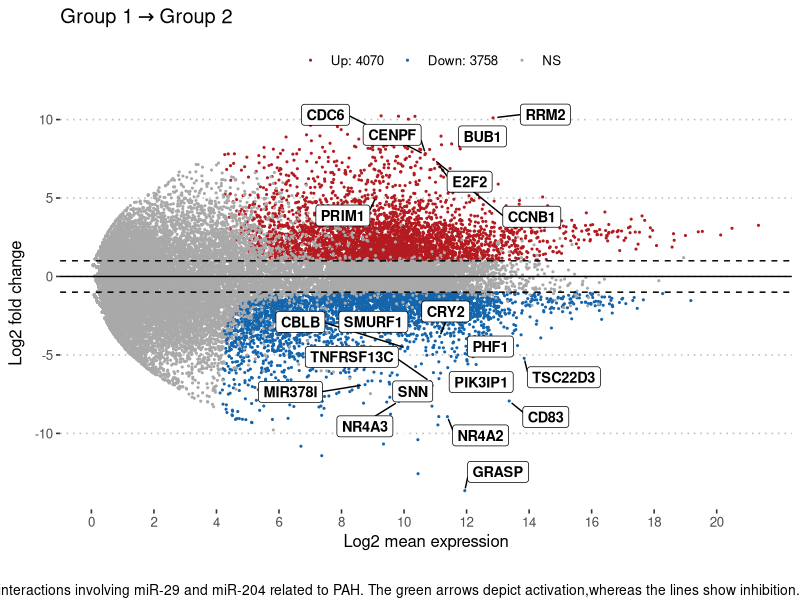
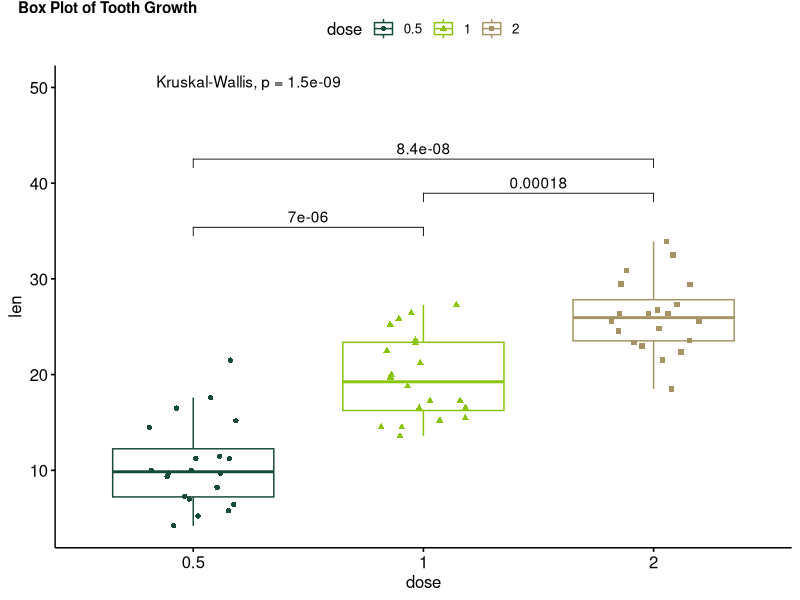

Recreate these plots in R, in order.
## ---- chunk 1
library(ggpubr)
library(tidyverse)
## ---- chunk 2
data(diff_express)

# MA PLOT
maplot <- ggmaplot(diff_express, main = expression("Group 1" %->% "Group 2"),
         fdr = 0.05, fc = 2, size = 0.4,
         palette = c("#B31B21", "#1465AC", "darkgray"),
         genenames = as.vector(diff_express$name),
         legend = "top", top = 20,
         font.label = c("bold", 11), label.rectangle = TRUE,
         font.legend = "bold",
         font.main = "bold",
         ggtheme = ggplot2::theme_minimal())

maplot <- maplot + ggpubr::theme_pubclean()

txt <- "\nFigure 1. Networks representing known interactions involving miR-29 and miR-204 related to PAH. The green arrows depict activation,whereas the lines show inhibition."
x <- annotate_figure(maplot,
                bottom = text_grob(txt, color = "black",
                                   hjust = 1, x = 1,  size = 10))
x
ggexport(x, filename = "ma_example.png", width = 800)
## ---- chunk 3
# Load data
data("ToothGrowth")
df <- ToothGrowth
# Change outline colors by groups: dose
# Use custom color palette
# Add jitter points and change the shape by groups
p <- ggboxplot(df, x = "dose", y = "len",
               color = "dose", palette = c("#144B39", "#88C408", "#A69363"),
               add = "jitter", shape = "dose")
# Add p-values comparing groups
# Specify the comparisons you want
my_comparisons <- list( c("0.5", "1"), c("1", "2"), c("0.5", "2") )
bp <- p + stat_compare_means(comparisons = my_comparisons) + # Add pairwise comparisons p-value
  stat_compare_means(label.y = 50)                   # Add global p-value

y <- annotate_figure(bp, fig.lab = "Box Plot of Tooth Growth", fig.lab.pos = "top.left", fig.lab.face = "bold")
y
#ggexport(y, filename = "box_example.png", width = 800)
